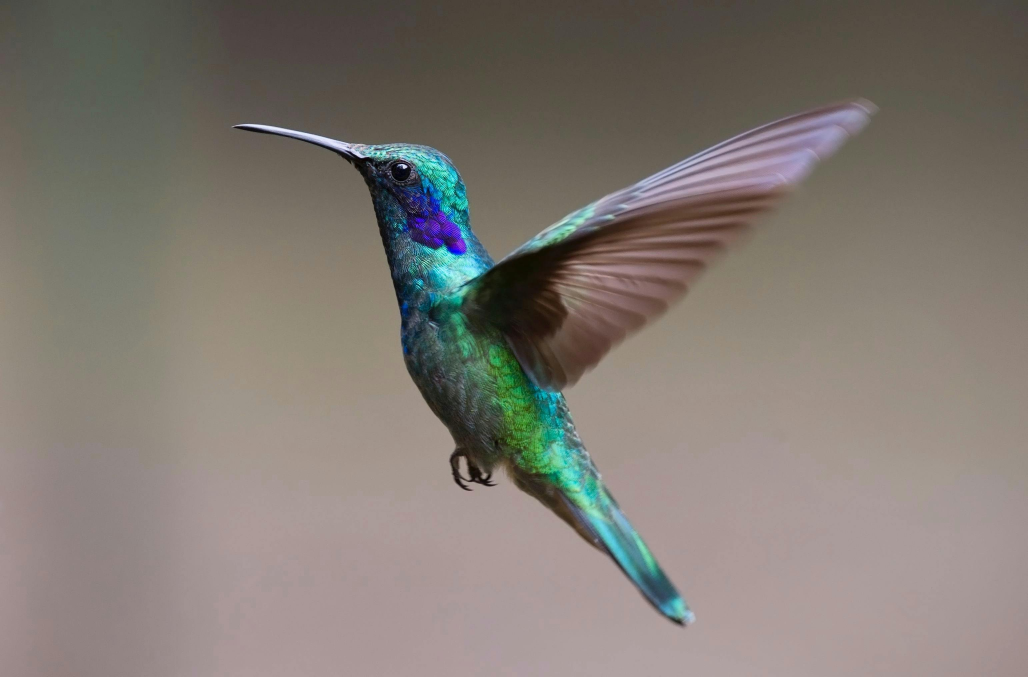
#> input picture bird.jpg, 3082 x 2031 px (shown at 1/3 size)
$ python images2.py --image bird.jpg
#> lines starting #> are read from the running program, lines starting #| are printed output that depends on the picture; long printed decimals are rounded
import argparse
import cv2
import imutils

ap = argparse.ArgumentParser()
ap.add_argument("-i", "--image", required=True,
                help="path to input image")
args = vars(ap.parse_args())

image = cv2.imread(args["image"])
#> image is the input picture: shape (2031, 3082, 3); mean B, G, R 114.9, 121.9, 129.1

shifted = imutils.translate(image, -50, 0)
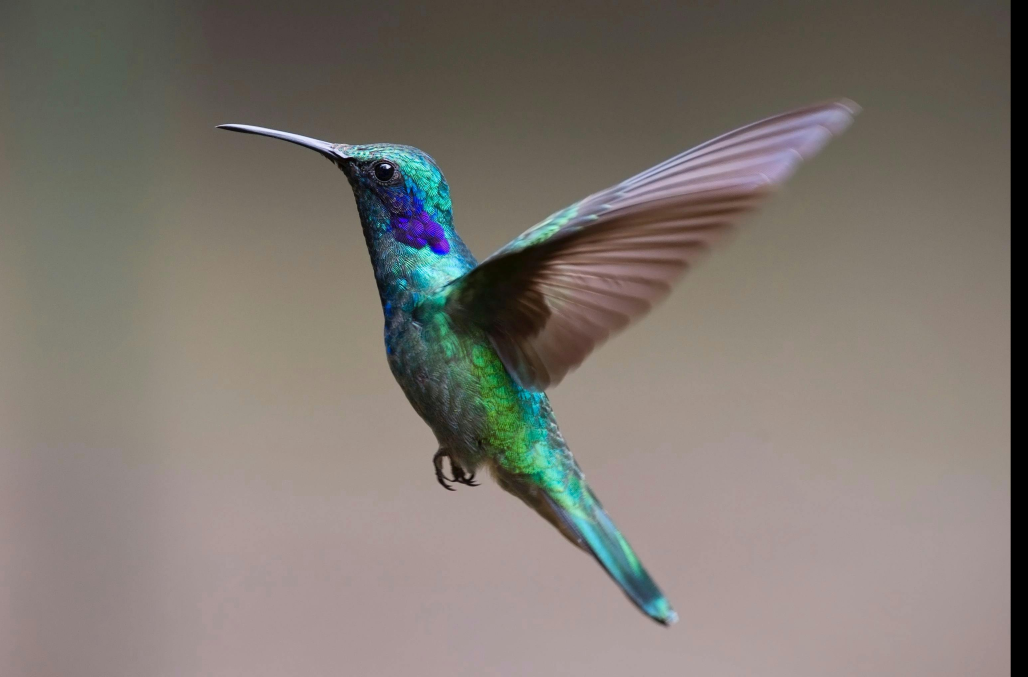
#> shifted: shape (2031, 3082, 3) (shown at 1/3 size); mean B, G, R 113, 119.9, 126.9
cv2.imshow("Original", image)
cv2.imshow("Translated", shifted)

rotated = imutils.rotate(image, -33)
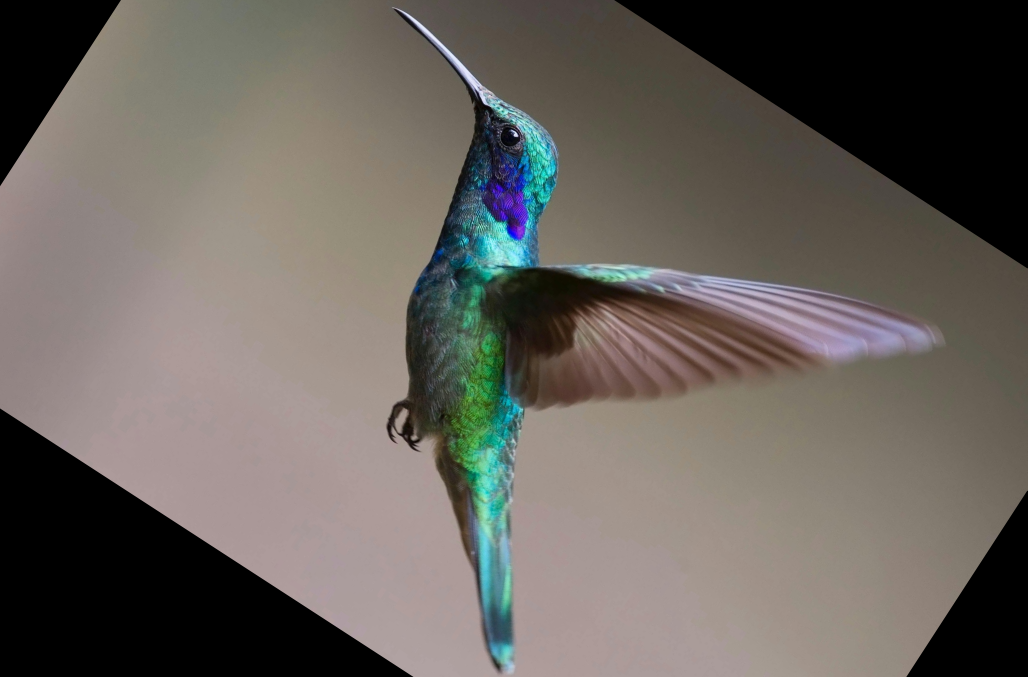
#> rotated: shape (2031, 3082, 3) (shown at 1/3 size); mean B, G, R 92.9, 98.9, 104.4
cv2.imshow("Rotated by 180 Degrees", rotated)

rotated2 = imutils.rotate_bound(image, -33)
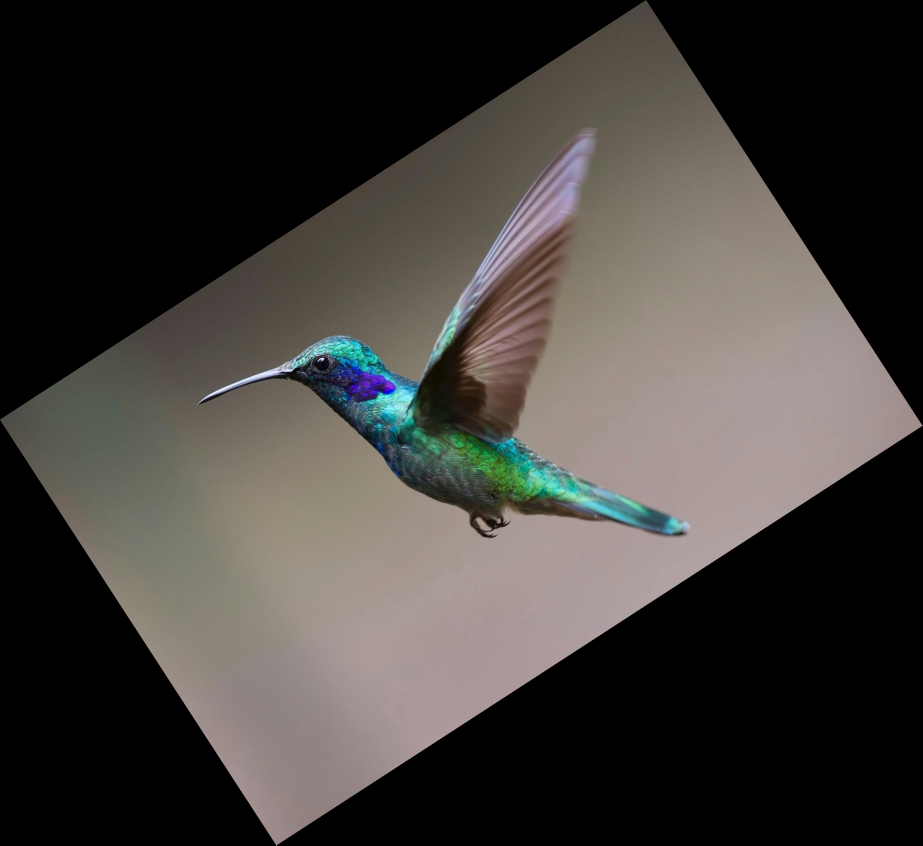
#> rotated2: shape (3381, 3690, 3) (shown at 1/4 size); mean B, G, R 57.7, 61.2, 64.8
cv2.imshow("Rotated Without Cropping", rotated2)

print(f"Wymiary oryginalnego obrazka to: {image.shape}")
#| Wymiary oryginalnego obrazka to: (2031, 3082, 3)

# Chcemy mieć szerokość 300 px
nowa_szerokosc = 500

r = nowa_szerokosc / image.shape[1]
#> r = 0.162
print(f"Współczynnik proporcji r = {r}")
#| Współczynnik proporcji r = 0.1622

dim = (nowa_szerokosc, int(image.shape[0] * r))
#> dim = (500, 329)
print(f"Nowe wymiary to: {dim}")
#| Nowe wymiary to: (500, 329)

resized = cv2.resize(image, dim, interpolation=cv2.INTER_AREA)
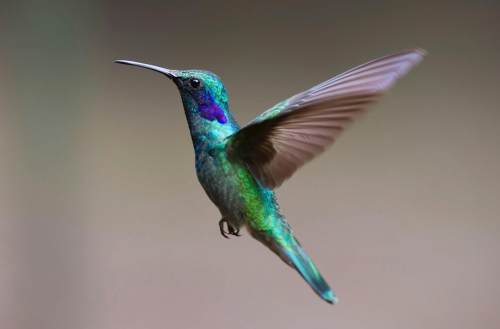
#> resized: shape (329, 500, 3); mean B, G, R 114.9, 121.9, 129.1
cv2.imshow("Resized", resized)

resized2 = imutils.resize(image, width=500)
cv2.imshow("Resized 2", resized2)

# odbicie poziome
flipped = cv2.flip(image, 1)
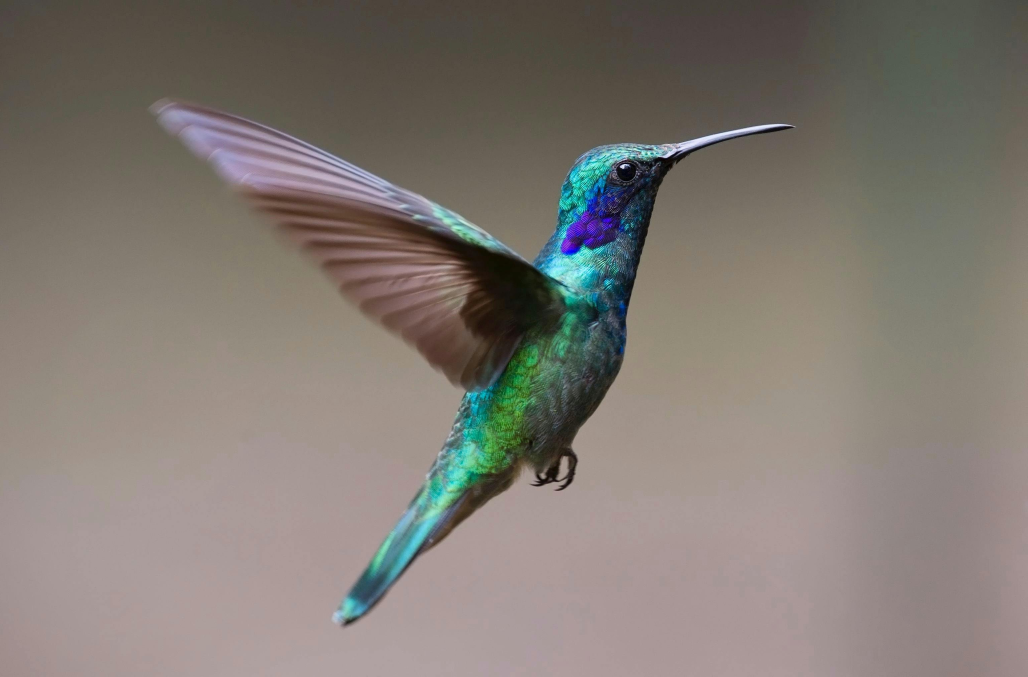
#> flipped: shape (2031, 3082, 3) (shown at 1/3 size); mean B, G, R 114.9, 121.9, 129.1
cv2.imshow("Odbicie poziome", flipped)

# odbicie pionowe
flipped = cv2.flip(image, 0)
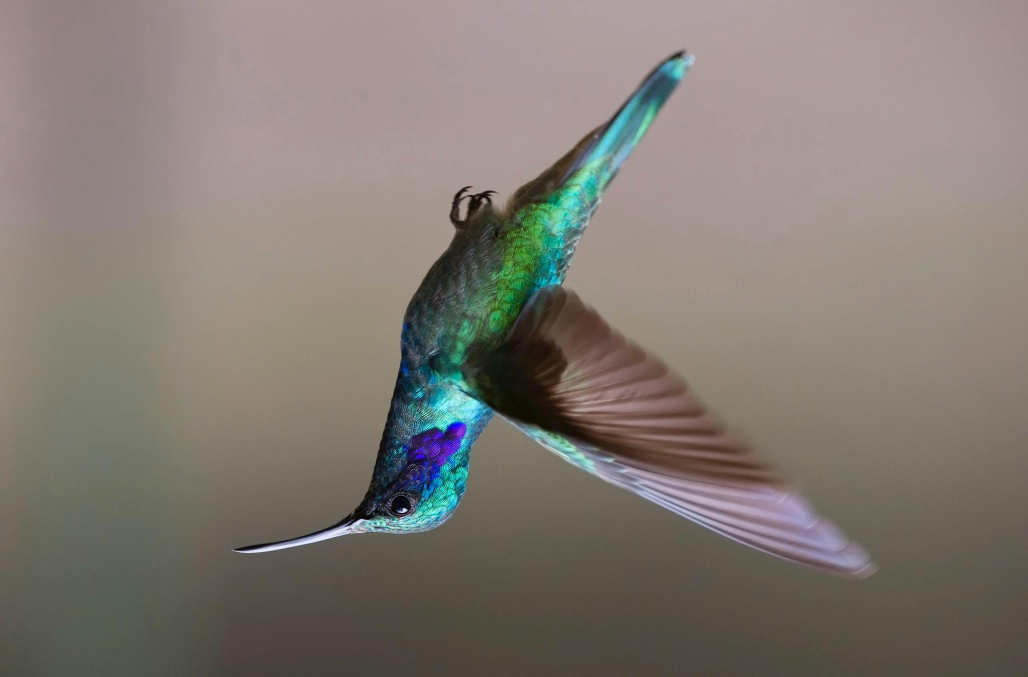
#> flipped: shape (2031, 3082, 3) (shown at 1/3 size); mean B, G, R 114.9, 121.9, 129.1
cv2.imshow("Odbicie pionowe", flipped)

# odbicie podwójne
flipped = cv2.flip(image, -1)
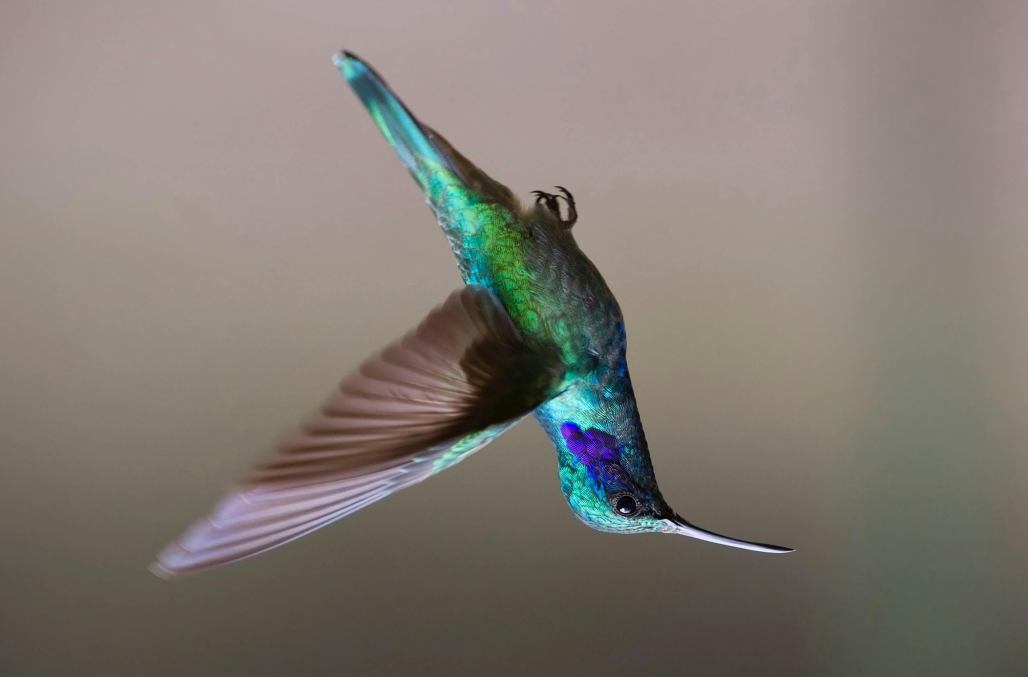
#> flipped: shape (2031, 3082, 3) (shown at 1/3 size); mean B, G, R 114.9, 121.9, 129.1
cv2.imshow("Odbicia: poziome i pionowe", flipped)

cv2.waitKey(0)
